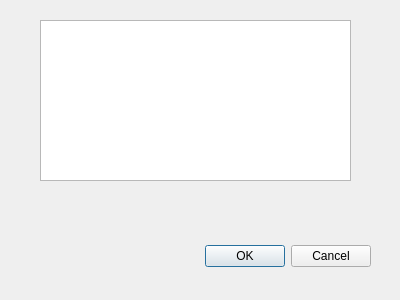
<?xml version="1.0" encoding="UTF-8"?>
<ui version="4.0">
 <class>Messager</class>
 <widget class="QDialog" name="Messager">
  <property name="geometry">
   <rect>
    <x>0</x>
    <y>0</y>
    <width>400</width>
    <height>300</height>
   </rect>
  </property>
  <property name="windowTitle">
   <string>Dialog</string>
  </property>
  <widget class="QDialogButtonBox" name="buttonBox">
   <property name="geometry">
    <rect>
     <x>30</x>
     <y>240</y>
     <width>341</width>
     <height>32</height>
    </rect>
   </property>
   <property name="orientation">
    <enum>Qt::Horizontal</enum>
   </property>
   <property name="standardButtons">
    <set>QDialogButtonBox::Cancel|QDialogButtonBox::Ok</set>
   </property>
  </widget>
  <widget class="QTextBrowser" name="textBrowser">
   <property name="geometry">
    <rect>
     <x>40</x>
     <y>20</y>
     <width>311</width>
     <height>161</height>
    </rect>
   </property>
  </widget>
 </widget>
 <resources/>
 <connections>
  <connection>
   <sender>buttonBox</sender>
   <signal>accepted()</signal>
   <receiver>Messager</receiver>
   <slot>accept()</slot>
   <hints>
    <hint type="sourcelabel">
     <x>248</x>
     <y>254</y>
    </hint>
    <hint type="destinationlabel">
     <x>157</x>
     <y>274</y>
    </hint>
   </hints>
  </connection>
  <connection>
   <sender>buttonBox</sender>
   <signal>rejected()</signal>
   <receiver>Messager</receiver>
   <slot>reject()</slot>
   <hints>
    <hint type="sourcelabel">
     <x>316</x>
     <y>260</y>
    </hint>
    <hint type="destinationlabel">
     <x>286</x>
     <y>274</y>
    </hint>
   </hints>
  </connection>
 </connections>
</ui>
